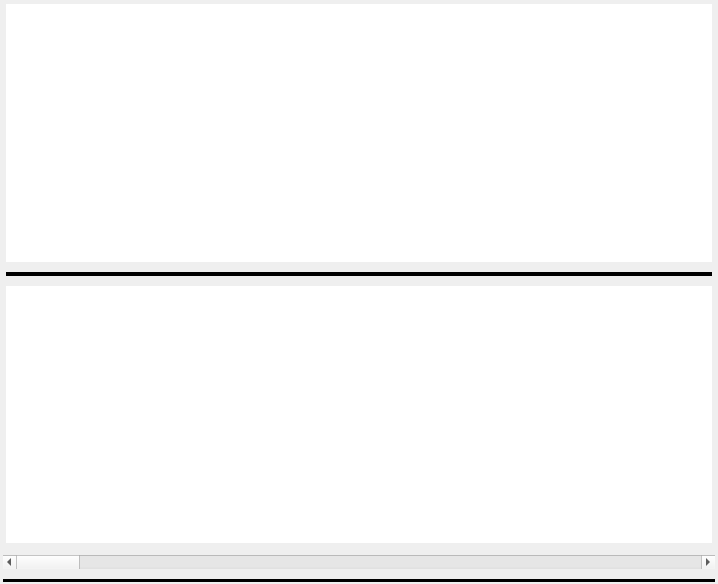
<?xml version="1.0" encoding="UTF-8"?>
<ui version="4.0">
 <class>DeckPlay</class>
 <widget class="QMainWindow" name="DeckPlay">
  <property name="geometry">
   <rect>
    <x>0</x>
    <y>0</y>
    <width>718</width>
    <height>584</height>
   </rect>
  </property>
  <property name="windowTitle">
   <string>MainWindow</string>
  </property>
  <widget class="QWidget" name="centralwidget">
   <layout class="QVBoxLayout" name="verticalLayout">
    <property name="spacing">
     <number>10</number>
    </property>
    <property name="leftMargin">
     <number>3</number>
    </property>
    <property name="topMargin">
     <number>2</number>
    </property>
    <property name="rightMargin">
     <number>3</number>
    </property>
    <property name="bottomMargin">
     <number>2</number>
    </property>
    <item>
     <layout class="QGridLayout" name="gridCard">
      <property name="verticalSpacing">
       <number>10</number>
      </property>
      <item row="0" column="0">
       <widget class="QScrollArea" name="scrollArea">
        <property name="frameShape">
         <enum>QFrame::NoFrame</enum>
        </property>
        <property name="frameShadow">
         <enum>QFrame::Plain</enum>
        </property>
        <property name="lineWidth">
         <number>0</number>
        </property>
        <property name="verticalScrollBarPolicy">
         <enum>Qt::ScrollBarAsNeeded</enum>
        </property>
        <property name="horizontalScrollBarPolicy">
         <enum>Qt::ScrollBarAlwaysOff</enum>
        </property>
        <property name="widgetResizable">
         <bool>true</bool>
        </property>
        <widget class="QWidget" name="scrollAreaWidgetContents">
         <property name="geometry">
          <rect>
           <x>0</x>
           <y>0</y>
           <width>710</width>
           <height>529</height>
          </rect>
         </property>
         <property name="sizePolicy">
          <sizepolicy hsizetype="Preferred" vsizetype="Expanding">
           <horstretch>0</horstretch>
           <verstretch>0</verstretch>
          </sizepolicy>
         </property>
         <layout class="QVBoxLayout" name="verticalLayout_2">
          <property name="spacing">
           <number>10</number>
          </property>
          <property name="leftMargin">
           <number>3</number>
          </property>
          <property name="topMargin">
           <number>2</number>
          </property>
          <property name="rightMargin">
           <number>3</number>
          </property>
          <property name="bottomMargin">
           <number>2</number>
          </property>
          <item>
           <widget class="QTextBrowser" name="textFrontCard">
            <property name="sizePolicy">
             <sizepolicy hsizetype="Preferred" vsizetype="Expanding">
              <horstretch>0</horstretch>
              <verstretch>0</verstretch>
             </sizepolicy>
            </property>
            <property name="frameShape">
             <enum>QFrame::NoFrame</enum>
            </property>
            <property name="frameShadow">
             <enum>QFrame::Plain</enum>
            </property>
            <property name="lineWidth">
             <number>0</number>
            </property>
            <property name="verticalScrollBarPolicy">
             <enum>Qt::ScrollBarAlwaysOff</enum>
            </property>
            <property name="horizontalScrollBarPolicy">
             <enum>Qt::ScrollBarAlwaysOff</enum>
            </property>
            <property name="sizeAdjustPolicy">
             <enum>QAbstractScrollArea::AdjustToContentsOnFirstShow</enum>
            </property>
            <property name="cursorWidth">
             <number>0</number>
            </property>
            <property name="textInteractionFlags">
             <set>Qt::NoTextInteraction</set>
            </property>
            <property name="openLinks">
             <bool>false</bool>
            </property>
           </widget>
          </item>
          <item>
           <widget class="Line" name="line">
            <property name="sizePolicy">
             <sizepolicy hsizetype="Minimum" vsizetype="Fixed">
              <horstretch>0</horstretch>
              <verstretch>0</verstretch>
             </sizepolicy>
            </property>
            <property name="minimumSize">
             <size>
              <width>0</width>
              <height>4</height>
             </size>
            </property>
            <property name="frameShadow">
             <enum>QFrame::Plain</enum>
            </property>
            <property name="lineWidth">
             <number>4</number>
            </property>
            <property name="orientation">
             <enum>Qt::Horizontal</enum>
            </property>
           </widget>
          </item>
          <item>
           <widget class="QTextBrowser" name="textBackCard">
            <property name="enabled">
             <bool>true</bool>
            </property>
            <property name="sizePolicy">
             <sizepolicy hsizetype="Preferred" vsizetype="Expanding">
              <horstretch>0</horstretch>
              <verstretch>0</verstretch>
             </sizepolicy>
            </property>
            <property name="frameShape">
             <enum>QFrame::NoFrame</enum>
            </property>
            <property name="frameShadow">
             <enum>QFrame::Plain</enum>
            </property>
            <property name="lineWidth">
             <number>0</number>
            </property>
            <property name="verticalScrollBarPolicy">
             <enum>Qt::ScrollBarAlwaysOff</enum>
            </property>
            <property name="horizontalScrollBarPolicy">
             <enum>Qt::ScrollBarAlwaysOff</enum>
            </property>
            <property name="sizeAdjustPolicy">
             <enum>QAbstractScrollArea::AdjustToContentsOnFirstShow</enum>
            </property>
            <property name="cursorWidth">
             <number>0</number>
            </property>
            <property name="textInteractionFlags">
             <set>Qt::NoTextInteraction</set>
            </property>
            <property name="openExternalLinks">
             <bool>false</bool>
            </property>
            <property name="openLinks">
             <bool>false</bool>
            </property>
           </widget>
          </item>
          <item>
           <spacer name="verticalSpacer">
            <property name="orientation">
             <enum>Qt::Vertical</enum>
            </property>
            <property name="sizeType">
             <enum>QSizePolicy::Preferred</enum>
            </property>
            <property name="sizeHint" stdset="0">
             <size>
              <width>0</width>
              <height>0</height>
             </size>
            </property>
           </spacer>
          </item>
         </layout>
        </widget>
       </widget>
      </item>
     </layout>
    </item>
    <item>
     <widget class="QScrollBar" name="horizontalScrollBar">
      <property name="orientation">
       <enum>Qt::Horizontal</enum>
      </property>
     </widget>
    </item>
    <item>
     <widget class="Line" name="line_2">
      <property name="frameShadow">
       <enum>QFrame::Plain</enum>
      </property>
      <property name="lineWidth">
       <number>4</number>
      </property>
      <property name="orientation">
       <enum>Qt::Horizontal</enum>
      </property>
     </widget>
    </item>
    <item>
     <layout class="QGridLayout" name="gridManageCard"/>
    </item>
   </layout>
  </widget>
 </widget>
 <resources/>
 <connections/>
</ui>
